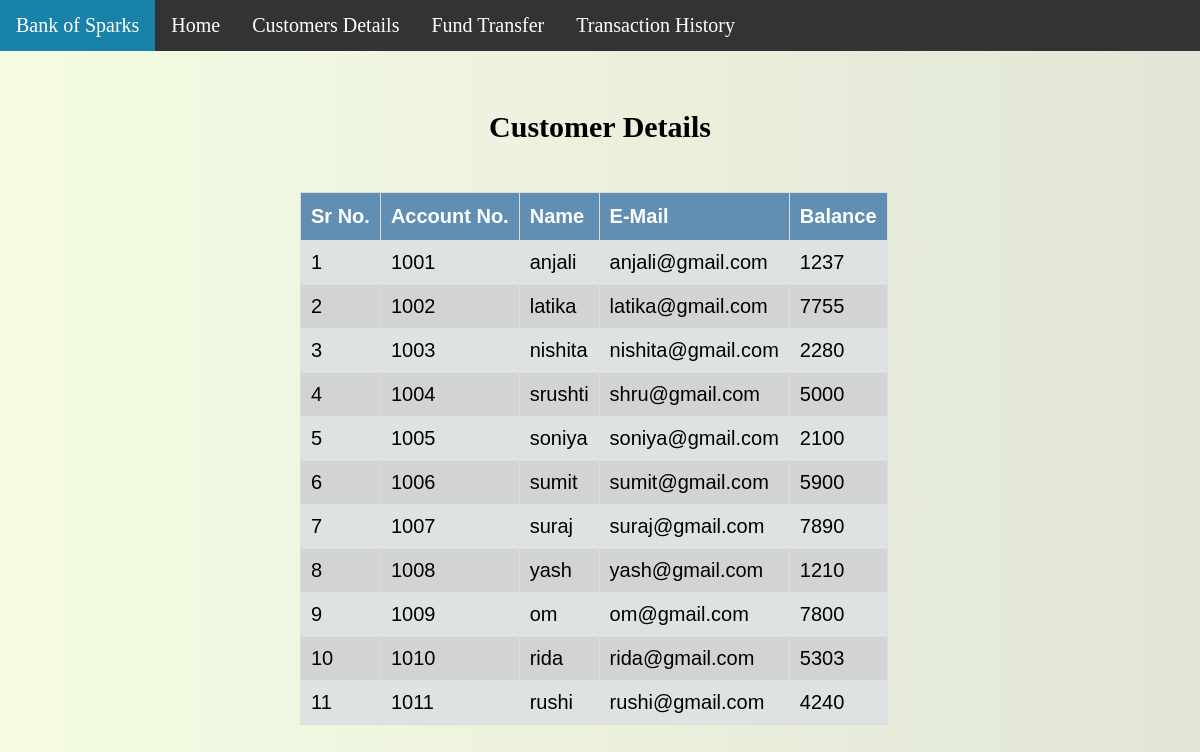
The page /ViewCustomers.php on the database its author committed.
### tables this page shows
CREATE TABLE `accountdetails` (
  `sno` int(11) NOT NULL,
  `accID` int(11) NOT NULL,
  `name` varchar(50) NOT NULL,
  `email` varchar(100) NOT NULL,
  `balance` double NOT NULL
);

### ViewCustomers.php (the view, shortened to what this page needs)
<?php
    $servername = "localhost";
    $username = "root";
    $password = "";
    $dbname = "spark_bank";
    $conn = new mysqli($servername, $username, $password, $dbname);
    $sql = "SELECT * FROM accountdetails" ;
    $result = $conn->query($sql);
?>
<!DOCTYPE html>
<html lang="en">
<head>
</head>
<body>
  <?php include('navbar.php'); ?>
       <div class="container">
            <h2 style="text-align: center">Customer Details</h2>
            <br>
            <table id="Table">
                <thead>
                    <tr>
                    <th>Sr No.</th>
                    <th>Account No.</th>
                    <th>Name</th>
                    <th>E-Mail</th>
                    <th>Balance</th>
                    </tr>
                </thead>
                <?php
                while($row = $result->fetch_assoc()) {
                ?>
                <tr>
                    <td><?php echo $row['sno']; ?></td>
                    <td><?php echo $row['accID']; ?></td>
                    <td ><?php echo $row['name']; ?></td>
                    <td><?php echo $row['email']; ?></td>
                    <td><?php echo $row['balance']; ?></td>
                </tr>
                <?php
                }
                ?>
            </table>
        </div>
</body>
</html>

### navbar.php (shortened to what this page needs)
<!DOCTYPE html>
<html>
<head>
</head>
<body>
   <nav class="Nav">
    <ul>
    <li>
    <a class="title" href="#">Bank of Sparks</a>
    </li>
    <li>
    <a href="index.php">Home</a>
    </li>
    <li>
    <a href="ViewCustomers.php">Customers Details</a>
    </li>
    <li>
    <a href="Transfer.php">Fund Transfer</a>
    </li>
    <li>
    <a href="RecordsPage.php">Transaction History</a>
    </li>
    </ul>
   </nav>
<body>
</html>

### ViewCustomers.php (style rules this page uses)
html { position: relative; min-height: 100%; }
body { padding-top: 60px; font-size:20px; padding-bottom: 100px; background: #f5fce3; background: -webkit-linear-gradient(to right, #f5fce3, #e1e6d6 ); background: linear-gradient(to right, #f5fce3, #e1e6d6 ); }
.container { padding-top:5px; display: block; margin-top: 20px; margin-left: auto; margin-right: auto; width: 50%; }
td,th { border: 1px solid #ddd; padding: 10px; }
#Table { font-family: Arial,Helvetica, sans-serif; border-collapse: collapse; margin-bottom: 15px; }
#Table tr:nth-child(even) { background-color: #d2d3d4; }
#Table tr:nth-child(odd) { background-color: #dee2e3; }
#Table th { padding-top: 12px; padding-bottom: 12px; text-align:left; background-color: #608fb3; color:white; }

### navbar.php (style rules this page uses)
body { margin:0; }
ul { list-style-type: none; margin: 0; padding: 0; overflow: hidden; background-color: #333; position: fixed; top: 0; width: 100%; }
li { float: left; }
li a { display: block; color: white; text-align: center; font-size: 20px; padding: 14px 16px; text-decoration: none; }
.title { background-color: #1982a8; }

### rows shown on the page
accountdetails: sno "1", accID "1001", name "anjali", email "anjali@gmail.com", balance "1237"
accountdetails: sno "2", accID "1002", name "latika", email "latika@gmail.com", balance "7755"
accountdetails: sno "3", accID "1003", name "nishita", email "nishita@gmail.com", balance "2280"
accountdetails: sno "4", accID "1004", name "srushti", email "shru@gmail.com", balance "5000"
accountdetails: sno "5", accID "1005", name "soniya", email "soniya@gmail.com", balance "2100"
accountdetails: sno "6", accID "1006", name "sumit", email "sumit@gmail.com", balance "5900"
accountdetails: sno "7", accID "1007", name "suraj", email "suraj@gmail.com", balance "7890"
accountdetails: sno "8", accID "1008", name "yash", email "yash@gmail.com", balance "1210"
accountdetails: sno "9", accID "1009", name "om", email "om@gmail.com", balance "7800"
accountdetails: sno "10", accID "1010", name "rida", email "rida@gmail.com", balance "5303"
accountdetails: sno "11", accID "1011", name "rushi", email "rushi@gmail.com", balance "4240"
